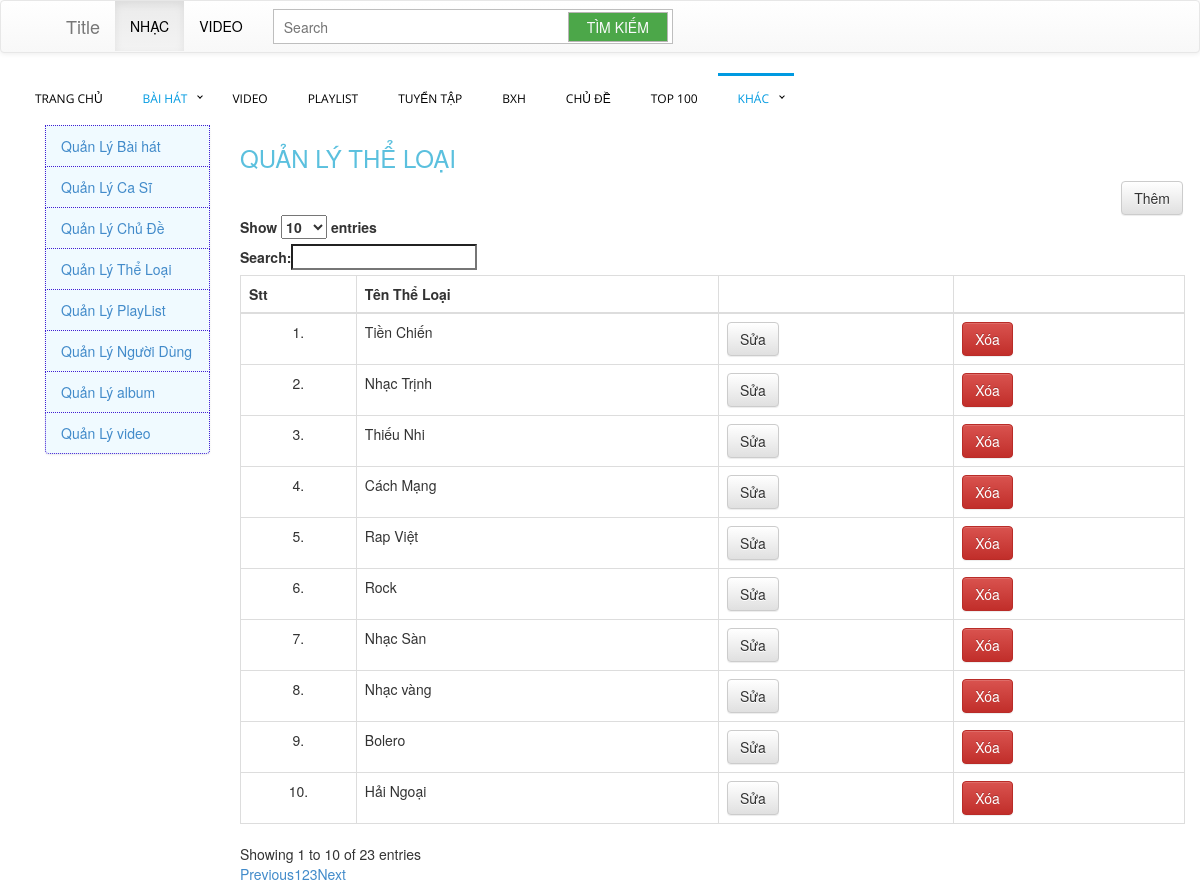
/admin/?option=qltl (signed in), run on the app's committed database.
### tables this page shows
CREATE TABLE `theloai` (
  `id` int(250) NOT NULL,
  `TenTheLoai` text NOT NULL
);

### connect.php (called while the page is built, shortened)
<?php
class MyConnect
{
    protected  $con;
    public function __construct(){
		$this->con = mysqli_connect("localhost","root","","webmusic");
        mysqli_query($this->con, "set names 'utf8'");
	}
    public function DanhSachTL()
    {
        $sql="SELECT * FROM theloai WHERE 1";
        return mysqli_query($this->con,$sql);
    }
}
?>

### admin/QLTL.php (the view)
<h3>QUẢN LÝ THỂ LOẠI</h3>
<div class="col-sm-offset-11 col-sm-1">
<a class="btn btn-small btn-default" href ="?option=inserttl">Thêm </a>
    </div>
<table class="table table-hover table-bordered" id="myTable">
    <thead>
        <tr>
            <th>Stt</th>
            <th>Tên Thể Loại</th>
            <th></th>
            <th></th>
        </tr>
    </thead>
    <tbody>
    <?php
    $t = new MyConnect();
    $i=1;
    $dstl = $t->DanhSachTL();
    while($r = $dstl->fetch_object())
    {
?>
    <tr>
    <td style="text-align:center;"><?php echo $i."."; ?> </td>
        <td id="theloai_<?php echo $r->id; ?>"><?php echo $r->TenTheLoai?></td>
       <td> <a class="btn btn-small btn-default tl" href="?option=updatetl&id=<?php echo $r->id; ?>">Sửa </a></td>
       <td> <a class="btn btn-small btn-danger delete-theloai"  href ="proccessQLTL.php?id=<?php echo $r->id; ?>" > Xóa</a></td>
    </tr>
<?php $i++;}?>
    </tbody>
</table>

### css/webstyle.css (style rules this page uses)
h3 { color: #5bc0de; }

### data on the page
theloai: TenTheLoai "Tiền Chiến"
theloai: TenTheLoai "Nhạc Trịnh"
theloai: TenTheLoai "Thiếu Nhi"
theloai: TenTheLoai "Cách Mạng"
theloai: TenTheLoai "Rap Việt"
theloai: TenTheLoai "Rock"
theloai: TenTheLoai "Nhạc Sàn"
theloai: TenTheLoai "Nhạc vàng"
theloai: TenTheLoai "Bolero"
theloai: TenTheLoai "Hải Ngoại"
